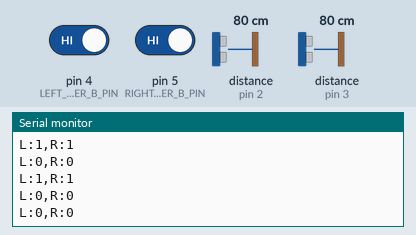
Bench run of a sketch on a simulated Arduino Uno, built with avr-gcc and run on an emulated ATmega328P. On the bench: the last lines printed to the serial monitor. Wiring (inferred from the names in the program): 2 × range finder with pulse-width output: data pin 2 / data pin 3. The test bench sets the inputs (shaded band); at power-on: distance to the obstacle (sensors on pin 2, pin 3) 80 cm, pin 5 (RIGHT_ENCODER_B_PIN) HIGH, pin 4 (LEFT_ENCODER_B_PIN) HIGH.

Above: at 1.2 s.
1.3 s: distance to the obstacle (sensor on pin 2) set to 2 cm
At 2.1 s:
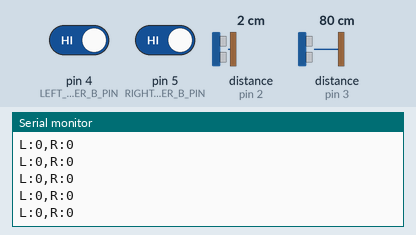
2.8 s: pin 5 (RIGHT_ENCODER_B_PIN) driven LOW
At 3.3 s:
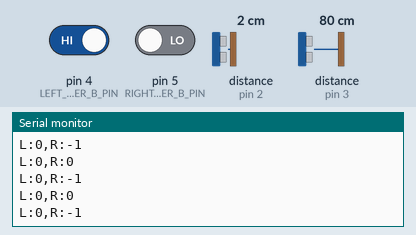
4.3 s: distance to the obstacle (sensor on pin 2) set to 9 cm
At 4.8 s:
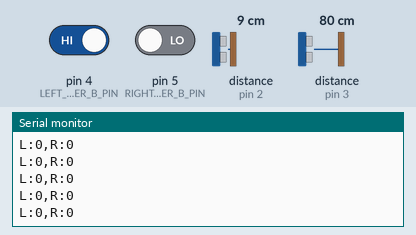
5.8 s: distance to the obstacle (sensor on pin 3) set to 2 cm
7.3 s: pin 4 (LEFT_ENCODER_B_PIN) driven LOW
8.8 s: pin 4 (LEFT_ENCODER_B_PIN) driven HIGH
Timing chart, 0 to 11.3 s (numbered marks = the images above; inputs shaded):
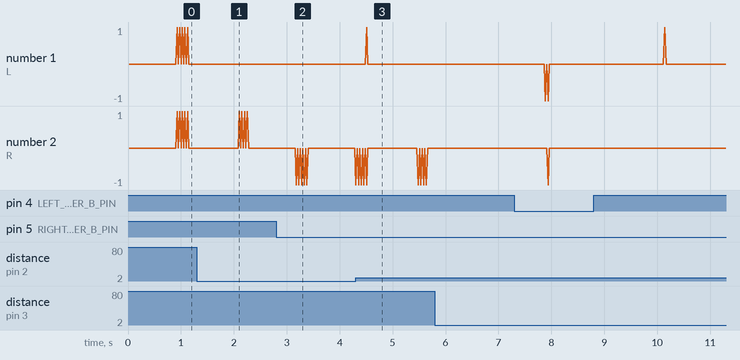

Measured:
- after the input at 2.8 s, the serial monitor: prints a new line after 0.38 s (image 2)
- after the input at 4.3 s, the serial monitor: prints a new line after 0.21 s (image 3)

The sketch:

wheel_encoder.ino
```cpp
/*
  Differential-drive wheel encoder firmware.

  Milestone 3 placeholder firmware for Arduino-class boards.

  Responsibility:
    quadrature encoder pulses -> signed cumulative tick counts -> Serial USB

  This sketch intentionally contains no ROS logic. ROS 2 reads the serial
  stream on the host side.

  PLACEHOLDER hardware assumptions:
    - Pin assignments below must be changed after the real motor/encoder
      hardware and Arduino board are selected.
    - Encoders are assumed to expose quadrature channel A and B signals.
    - CHANGE interrupts are used on channel A pins; direction is inferred from
      the A/B state.

  Counter overflow:
    Encoder counters are explicit signed 32-bit values (int32_t,
    -2,147,483,648 to 2,147,483,647). Long-running cumulative counters can
    roll over. Host software must compute tick deltas with signed 32-bit
    rollover handling instead of assuming monotonic integer growth forever.
*/

#include <stdint.h>

const uint8_t LEFT_ENCODER_A_PIN = 2;   // PLACEHOLDER: interrupt-capable pin
const uint8_t LEFT_ENCODER_B_PIN = 4;   // PLACEHOLDER
const uint8_t RIGHT_ENCODER_A_PIN = 3;  // PLACEHOLDER: interrupt-capable pin
const uint8_t RIGHT_ENCODER_B_PIN = 5;  // PLACEHOLDER

const unsigned long BAUD_RATE = 115200;
const unsigned long REPORT_INTERVAL_MS = 25;  // ~40 Hz, within 20-50 Hz target

volatile int32_t left_ticks = 0;
volatile int32_t right_ticks = 0;

unsigned long last_report_ms = 0;

void handleLeftEncoderA()
{
  const bool a = digitalRead(LEFT_ENCODER_A_PIN);
  const bool b = digitalRead(LEFT_ENCODER_B_PIN);

  // PLACEHOLDER convention: if direction is inverted on real hardware, swap
  // the increment/decrement or swap encoder channel wiring.
  if (a == b) {
    left_ticks++;
  } else {
    left_ticks--;
  }
}

void handleRightEncoderA()
{
  const bool a = digitalRead(RIGHT_ENCODER_A_PIN);
  const bool b = digitalRead(RIGHT_ENCODER_B_PIN);

  // PLACEHOLDER convention: keep signed direction consistent with the left
  // wheel so forward motion increases both counters.
  if (a == b) {
    right_ticks++;
  } else {
    right_ticks--;
  }
}

void setup()
{
  pinMode(LEFT_ENCODER_A_PIN, INPUT_PULLUP);
  pinMode(LEFT_ENCODER_B_PIN, INPUT_PULLUP);
  pinMode(RIGHT_ENCODER_A_PIN, INPUT_PULLUP);
  pinMode(RIGHT_ENCODER_B_PIN, INPUT_PULLUP);

  Serial.begin(BAUD_RATE);

  attachInterrupt(digitalPinToInterrupt(LEFT_ENCODER_A_PIN),
                  handleLeftEncoderA,
                  CHANGE);
  attachInterrupt(digitalPinToInterrupt(RIGHT_ENCODER_A_PIN),
                  handleRightEncoderA,
                  CHANGE);
}

void loop()
{
  const unsigned long now_ms = millis();
  if (now_ms - last_report_ms < REPORT_INTERVAL_MS) {
    return;
  }
  last_report_ms = now_ms;

  int32_t left_snapshot = 0;
  int32_t right_snapshot = 0;

  // Copy volatile multi-byte counters atomically so the interrupt handlers
  // cannot update them halfway through a read.
  noInterrupts();
  left_snapshot = left_ticks;
  right_snapshot = right_ticks;
  interrupts();

  // Machine-readable packet. Host parser expects:
  //   L:<signed_left_ticks>,R:<signed_right_ticks>
  Serial.print("L:");
  Serial.print(left_snapshot);
  Serial.print(",R:");
  Serial.println(right_snapshot);
}
```
